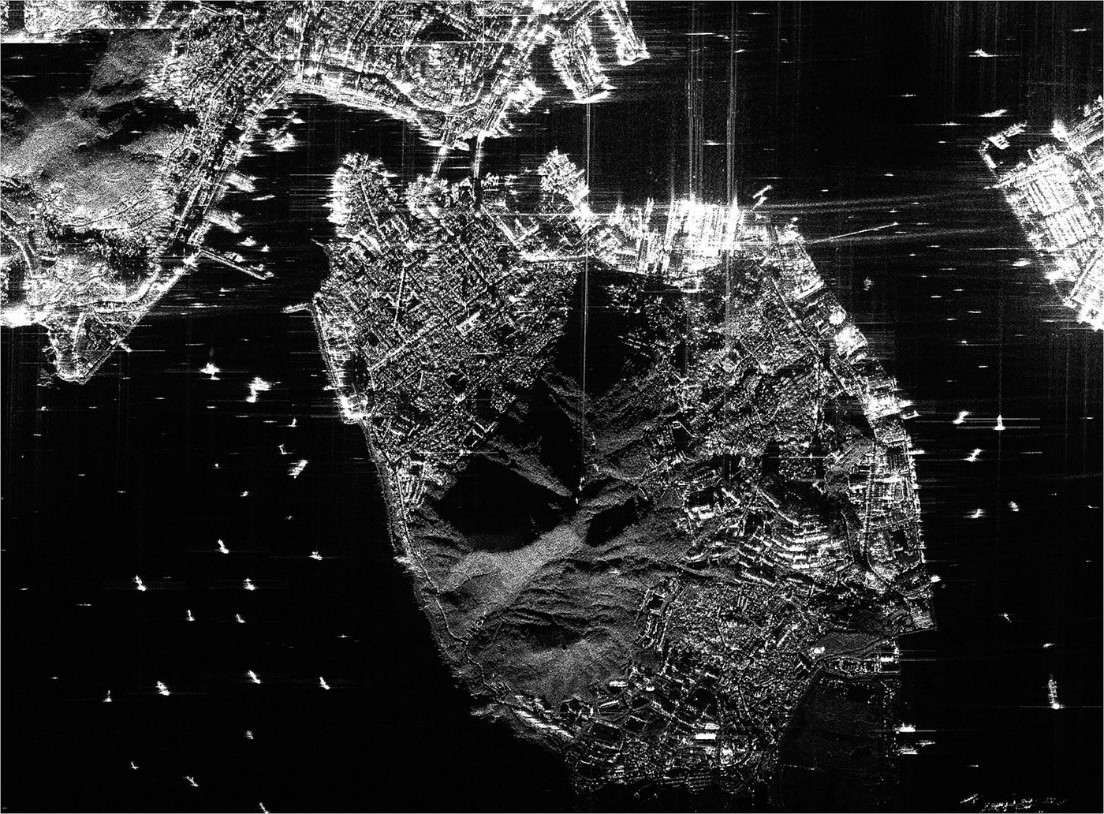
%> input picture 88.jpg, 1104 x 814 px
$ octave blur.m   (GNU Octave 9; MATLAB toolbox functions it lacks are replaced by stand-ins)
%> lines starting %> are read from the running program, lines starting %| are printed output that depends on the picture
close all; clear all;

orig_image = imread('88.jpg'); % считывание исходного изображения
%> orig_image is the input picture: size 814x1104x3 uint8; min 0, max 255, mean 49.5
orig_image = rgb2gray(orig_image); % перевод изображения в полутон. вид
%> orig_image: size 814x1104 uint8
orig_image = im2double(orig_image);
%> orig_image: size 814x1104 double
figure(1); imshow(orig_image,[]); % вывод исходного изображения

[n_size,m_size] = size(orig_image); % размеры изображения
%> n_size = 814; m_size = 1104
number_of_pixels = n_size * m_size; % количество пикселей
%> number_of_pixels = 898656

% усиление размытости
filtr = fspecial('gaussian',[7 7],4);
blur_image = imfilter(orig_image,filtr,'same');
figure(2); imshow(blur_image);
%blur_image = orig_image;

wnm = 'db10'; % выбор типа вейвлета
N = 5; %уровень разложения
[c,s] = wavedec2(blur_image,N,wnm); % декомпозиция
%> s = [43 52; 43 52; 68 86; 118 154; 217 290; 416 561; 814 1104]
s
[mc,nc]=size(c);
%> mc = 1; nc = 969922
nzs = 0;
no_blur = blur_image;
for i = 1:1:N
    Cn=c;
    if (i == 1)
        nzs = nzs + s(i,1)*s(i,2);
    else
        nzs = nzs + s(i,1)*s(i,2)*3;
    end
    Cn(1:nzs) = zeros(1,nzs);
    X = waverec2(Cn,s,wnm); % реконструкция
    X = imadjust(X);
    no_blur = no_blur + blur_image + X;
end
%> this loop made 5 passes
%> nzs on passes 1 to 5: 2236, 8944, 26488, 81004, 269794
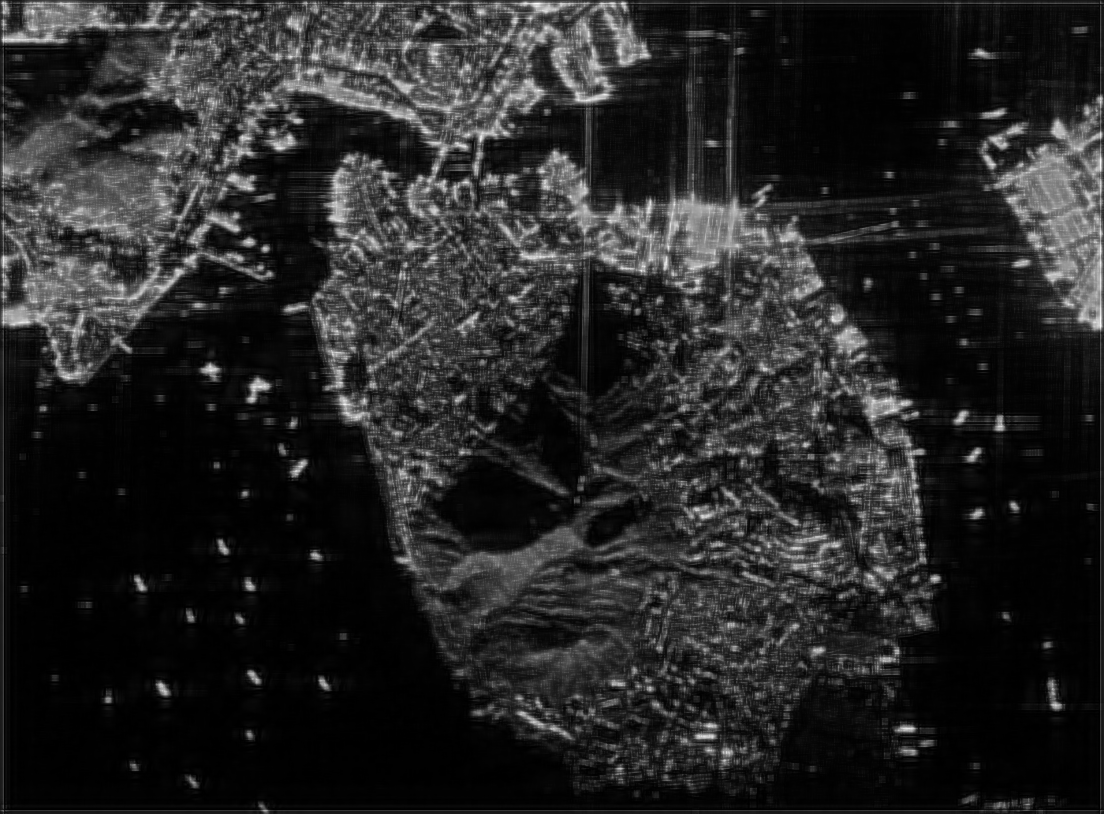
%> no_blur: size 814x1104 double; min 0.034, max 10.82, mean 1.64; drawn with min black and max white
no_blur = no_blur -  min(no_blur(:)); %нормировка
no_blur = no_blur/max(no_blur(:));
no_blur = imadjust(no_blur);
figure(44); imshow(no_blur,[]);
subtraction = orig_image - no_blur;
pow = subtraction.^2;
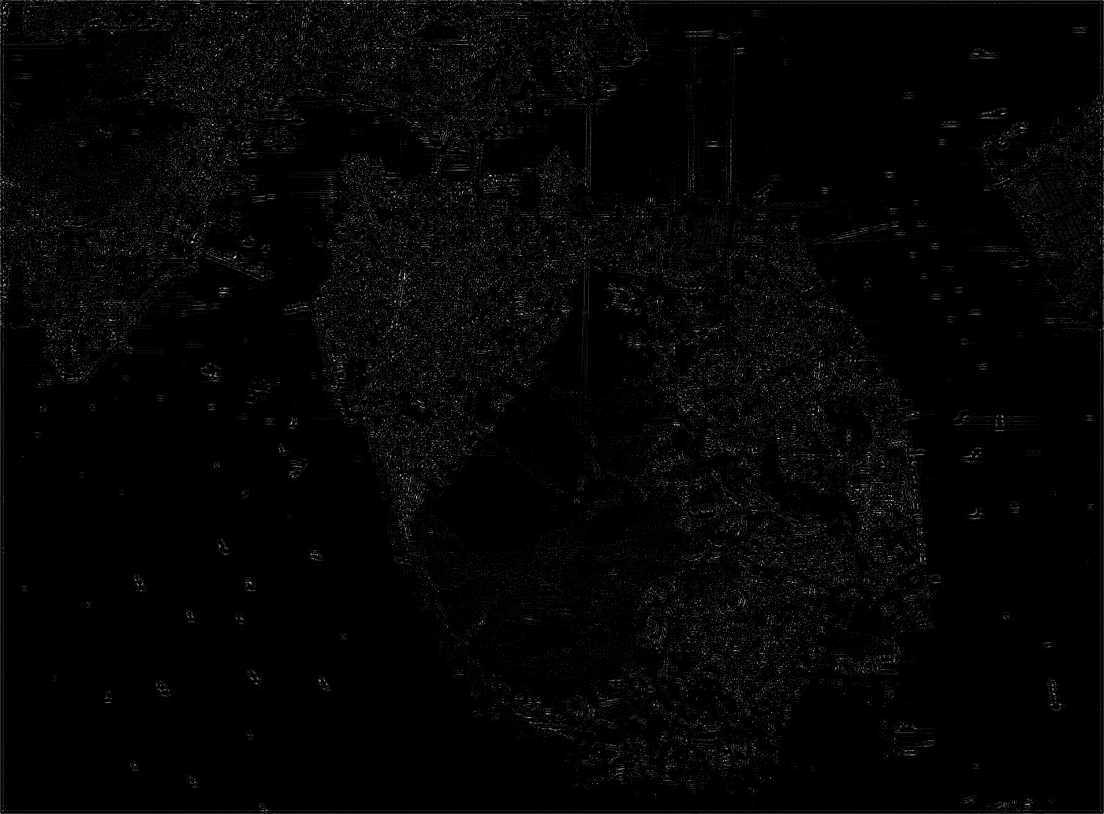
%> pow: size 814x1104 double; min 0, max 0.946, mean 0.0195
mse = sum(pow(:)) / number_of_pixels
%> mse = 0.0195

W = [ 1 1 1; 1 -8 1; 1 1 1]; % фильтр Лапласиана
G = imfilter(blur_image,W,'replicate');
GL = blur_image-G; % увеличение резкости
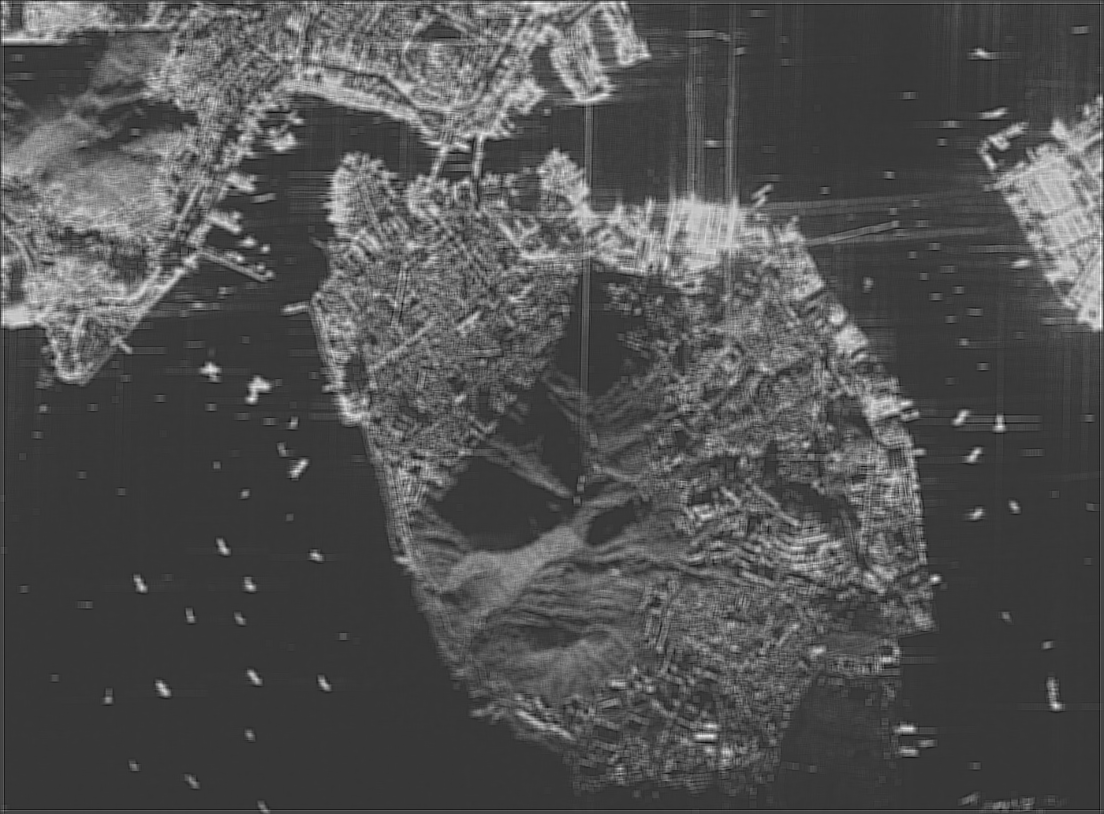
%> GL: size 814x1104 double; min -0.373, max 1.39, mean 0.193; drawn with min black and max white
GL = imadjust(GL);
figure(5); imshow(GL,[]);
subtraction = orig_image - GL;
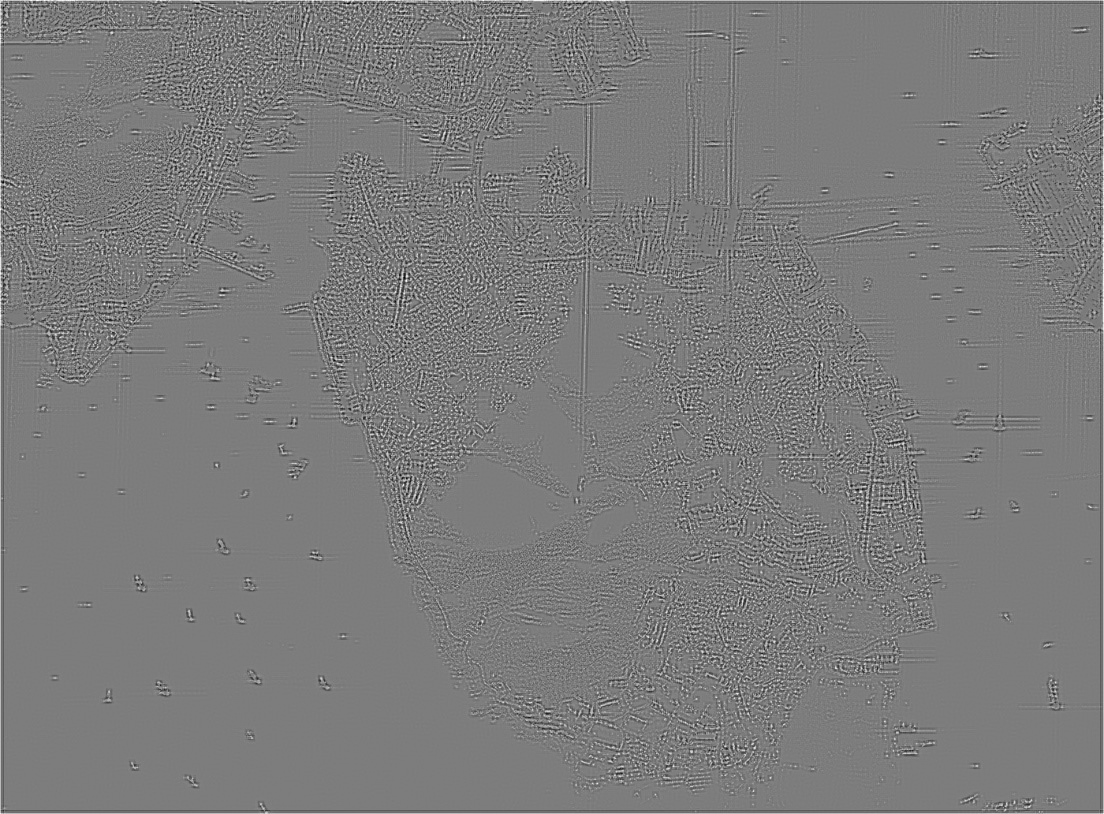
%> subtraction: size 814x1104 double; min -0.918, max 0.95, mean -0.00888; drawn with min black and max white
pow = subtraction.^2;
mse_filtr = sum(pow(:)) / number_of_pixels
%> mse_filtr = 0.0187

$ run again, with 4.png saved as 88.jpg
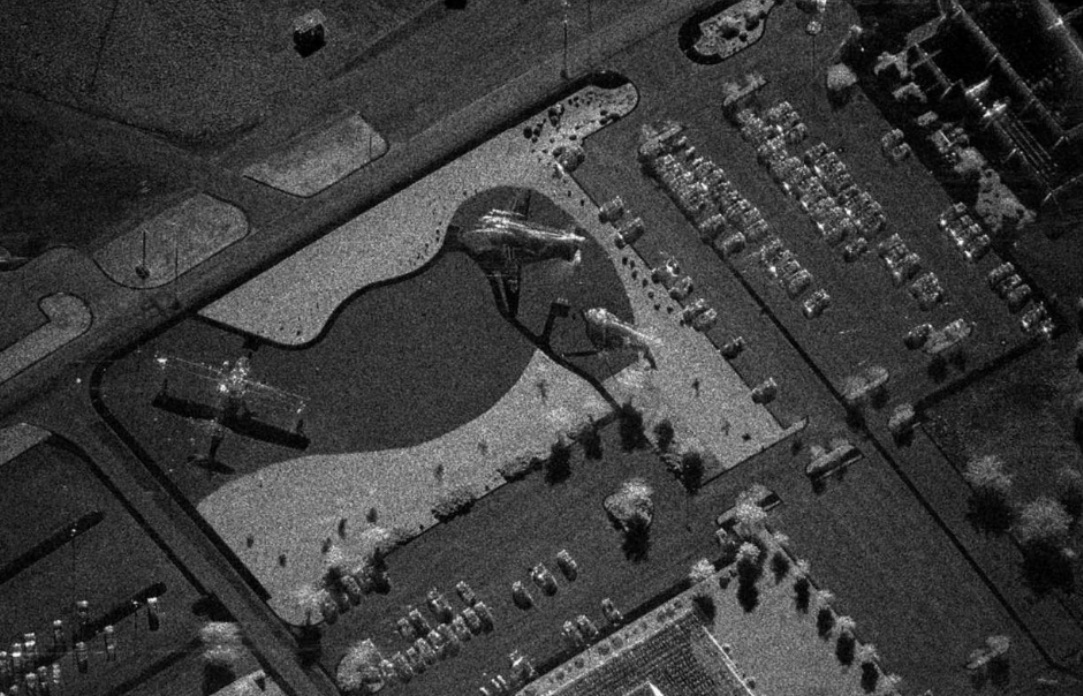
%> input picture 4.png, 1083 x 696 px
%> orig_image is the input picture: size 696x1083x3 uint8; min 0, max 254, mean 59.7
%> `[c,s] = wavedec2(blur_image,N,wnm);`: s = [40 52; 40 52; 61 85; 103 152; 188 285; 357 551; 696 1083]
%> the loop `for i = 1:1:N` made 5 passes
%> nzs on passes 1 to 5: 2080, 8320, 23875, 70843, 231583
%> mse = 0.0192
%> `subtraction = orig_image - GL;`:
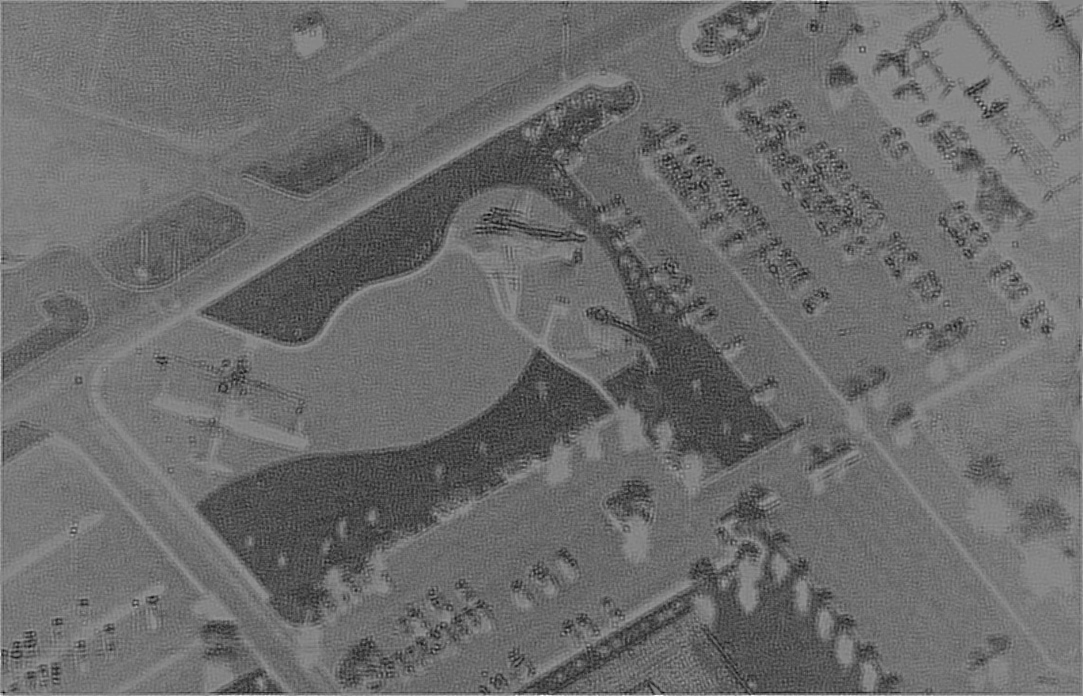
%> subtraction: size 696x1083 double; min -0.788, max 0.705, mean -0.154; drawn with min black and max white
%> `pow = subtraction.^2;`:
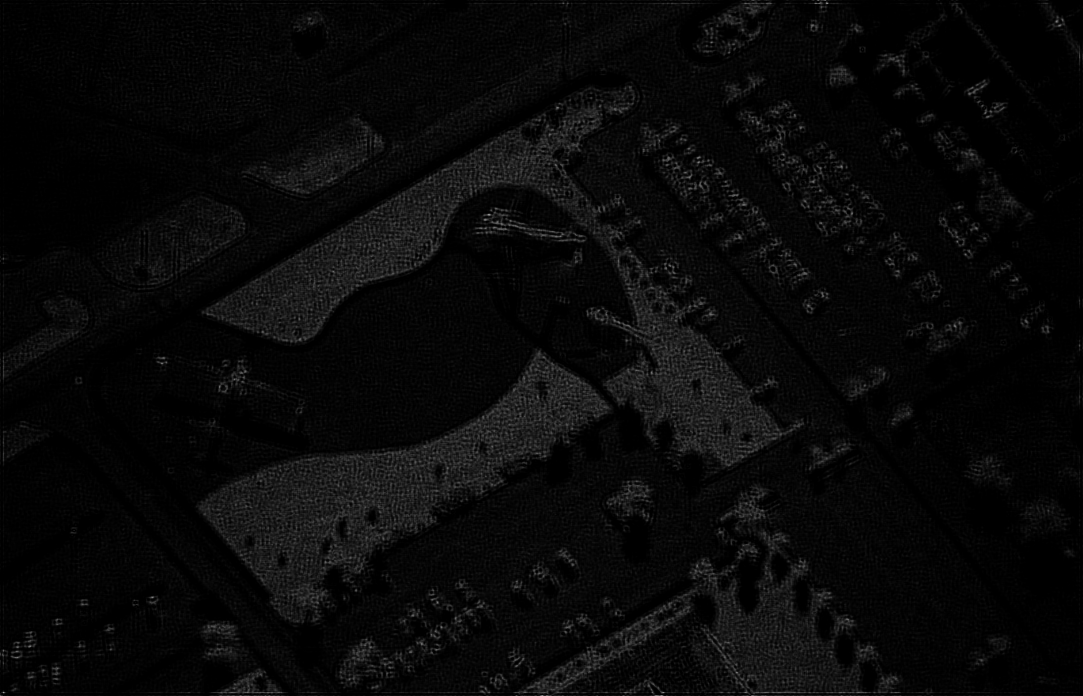
%> pow: size 696x1083 double; min 0, max 0.621, mean 0.0365
%> mse_filtr = 0.0365

$ run again, with 8.png saved as 88.jpg
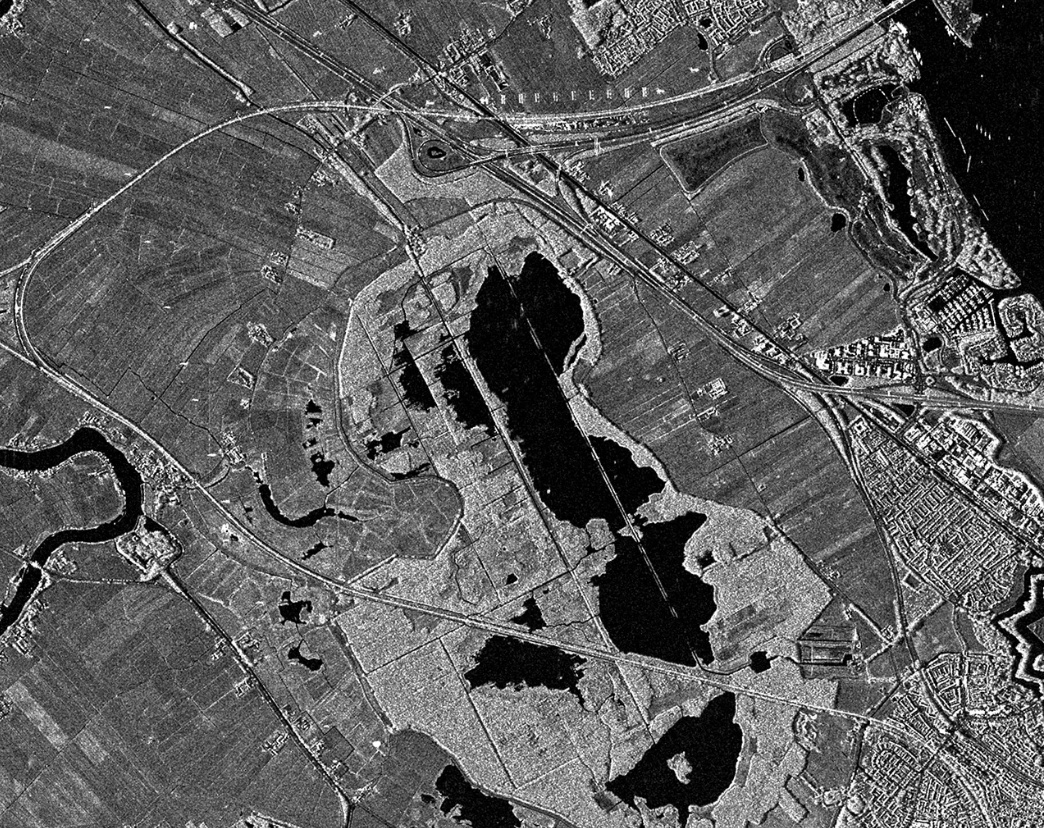
%> input picture 8.png, 1044 x 828 px
%> orig_image is the input picture: size 828x1044x3 uint8; min 0, max 255, mean 93.6
%> `[c,s] = wavedec2(blur_image,N,wnm);`: s = [44 51; 44 51; 69 83; 120 147; 221 275; 423 531; 828 1044]
%> the loop `for i = 1:1:N` made 5 passes
%> nzs on passes 1 to 5: 2244, 8976, 26157, 79077, 261402
%> `pow = subtraction.^2;`:
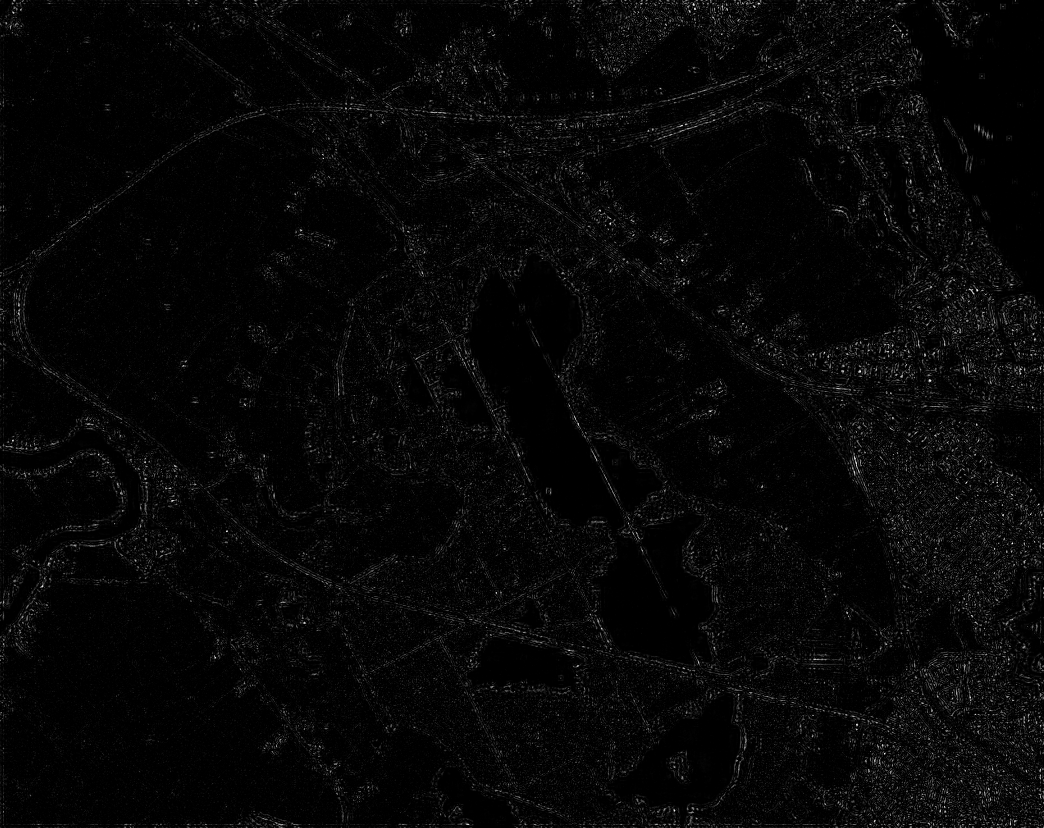
%> pow: size 828x1044 double; min 0, max 1, mean 0.028
%> mse = 0.028
%> `subtraction = orig_image - GL;`:
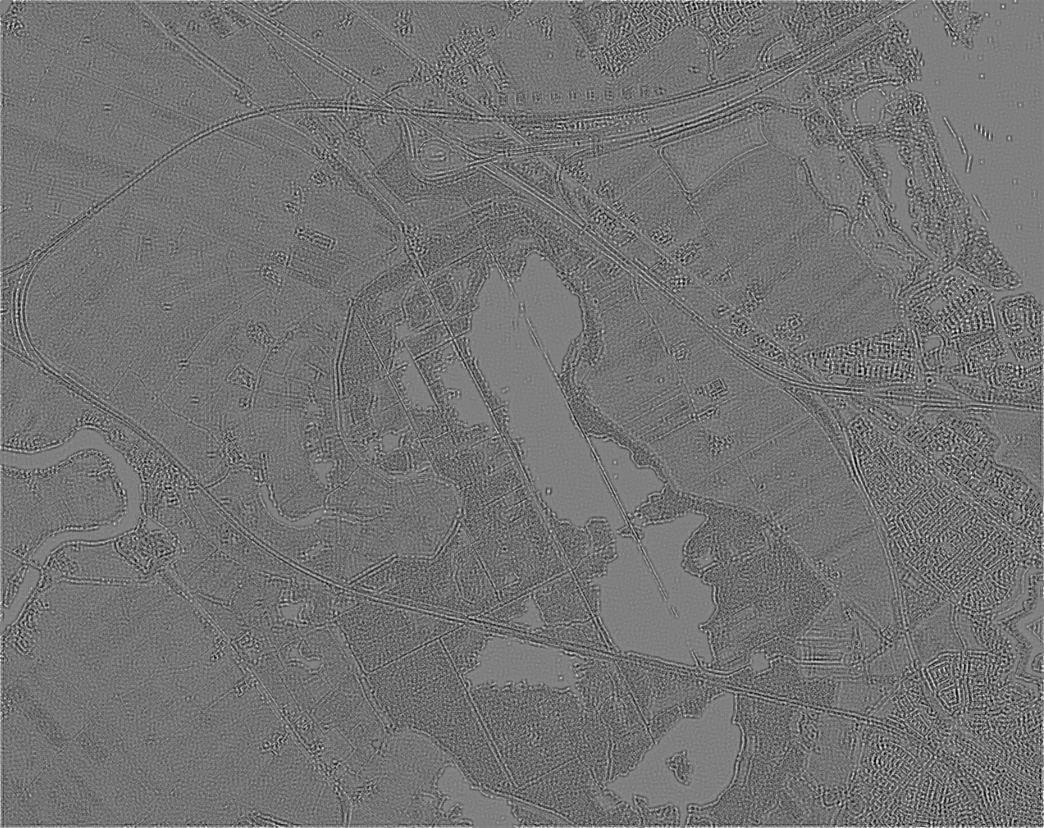
%> subtraction: size 828x1044 double; min -1, max 0.984, mean -0.0995; drawn with min black and max white
%> mse_filtr = 0.0371
